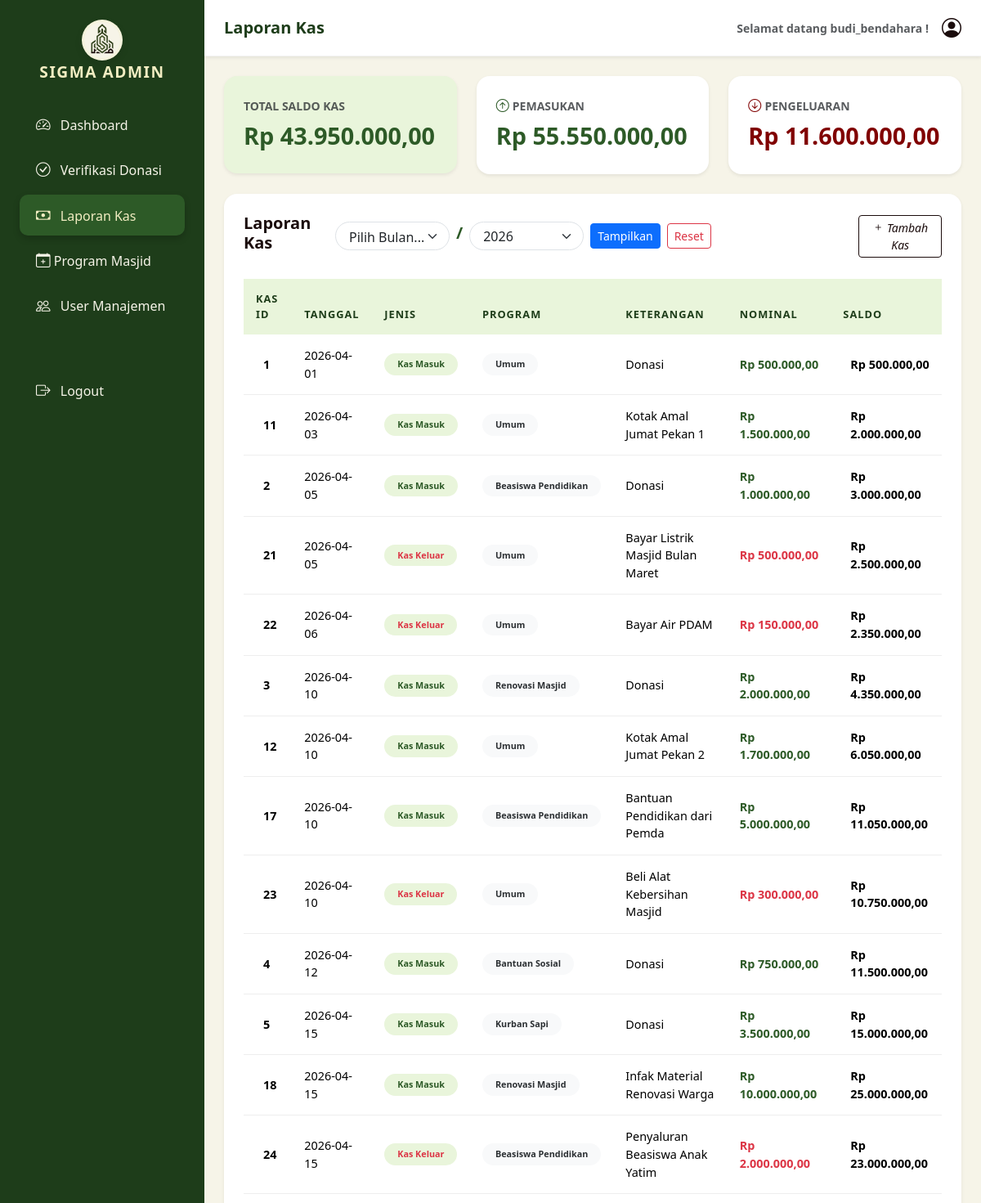
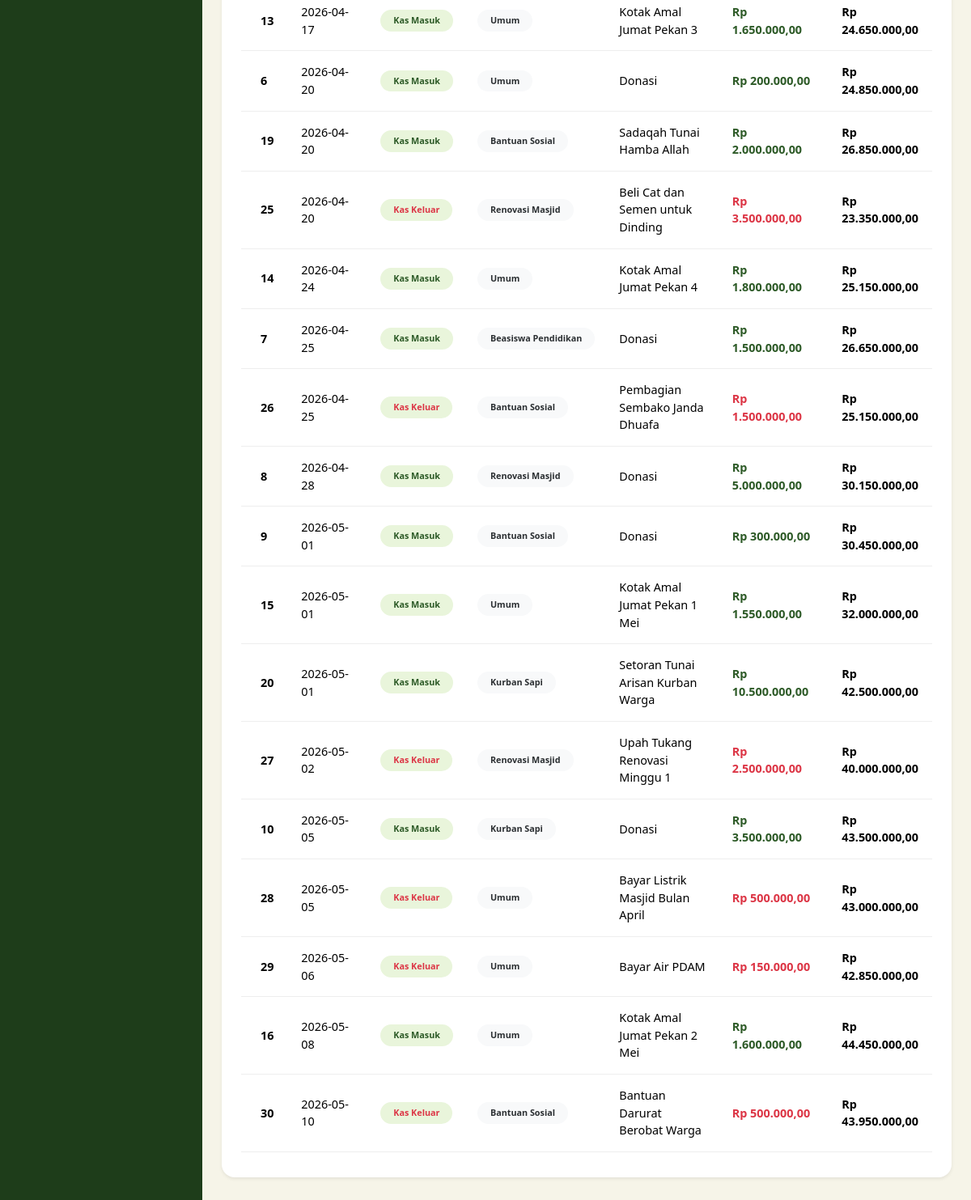
Screenshot of /kas.php (signed in) with the database file from the repository (2 pictures, top to bottom).
### tables this page shows
CREATE TABLE `user` (
  `userID` int(11) NOT NULL,
  `username` varchar(100) NOT NULL,
  `password` varchar(100) NOT NULL,
  `email` varchar(225) NOT NULL,
  `role` enum('administrator','bendahara') NOT NULL,
  `status` enum('nonaktif','aktif') NOT NULL DEFAULT 'nonaktif'
);

CREATE TABLE `kas` (
  `kasID` int(11) NOT NULL,
  `programID` int(11) NOT NULL,
  `donasiID` int(11) DEFAULT NULL,
  `tanggal` date NOT NULL,
  `jenis` enum('Kas Masuk','Kas Keluar') NOT NULL,
  `nominal` bigint(20) NOT NULL,
  `keterangan` varchar(100) DEFAULT NULL
);

CREATE TABLE `program` (
  `programID` int(11) NOT NULL,
  `nama` varchar(100) NOT NULL,
  `gambar` varchar(225) DEFAULT NULL,
  `target` bigint(20) NOT NULL,
  `status` enum('aktif','nonaktif') NOT NULL DEFAULT 'nonaktif'
);

### kas.php (the view, shortened to what the rows shown need)
<?php
include "koneksi.php";
$queryUser = mysqli_query($connect, "SELECT username from user where userID = '{$_SESSION['userID']}'");
$user = mysqli_fetch_assoc($queryUser);
$username = $user['username'];
$total = mysqli_query($connect, "SELECT
        sum(case when jenis = 'Kas Masuk' then nominal else 0 end) AS totalMasuk,
        sum(case when jenis = 'Kas Keluar' then nominal else 0 end) AS totalKeluar
        FROM kas");
$queryProgram = mysqli_query($connect, "SELECT * from program where status = 'aktif'");
$data_total = mysqli_fetch_assoc($total);
$pemasukan = $data_total['totalMasuk'] ?? 0;
$pengeluaran = $data_total['totalKeluar'] ?? 0;
$saldo = $pemasukan - $pengeluaran;
if (isset($_GET['bulan']) && isset($_GET['tahun'])) {
    $bulan = $_GET['bulan'] ?? date('m');
    $tahun = $_GET['tahun'] ?? date('Y');
    $query = mysqli_query($connect, "SELECT * FROM (
            SELECT
                kasID, tanggal, jenis, programID, nominal, keterangan,
                sum(case
                    when jenis = 'Kas Masuk' then nominal
                    when jenis = 'Kas Keluar' then -nominal
                    else 0
                end) OVER (order by tanggal asc, kasID asc) AS saldo
              FROM kas) AS t
          where MONTH(tanggal) = '$bulan'
          and YEAR(tanggal) = '$tahun'
          order by tanggal asc");
} else {
    $query = mysqli_query($connect, "SELECT *, sum(case
                    when jenis = 'Kas Masuk' then nominal
                    when jenis = 'Kas Keluar' then -nominal
                    else 0
                end) over (order by tanggal asc, kasID asc) AS saldo
            from kas");
}
?>
<!DOCTYPE html>
<html lang="en">
<head>
    <link href="https://cdn.jsdelivr.net/npm/bootstrap@5.3.8/dist/css/bootstrap.min.css" rel="stylesheet"
>
    <link rel="stylesheet" href="https://cdn.jsdelivr.net/npm/bootstrap-icons@1.11.3/font/bootstrap-icons.min.css">
    <link rel="stylesheet" href="style.css">
</head>
<body>
    <div class="dash-body d-flex" id="wrapper">
        <div id="page-content-wrapper" class="w-100" style="background-color: var(--putih);">
            <nav class="navbar navbar-expand-lg navbar-light bg-white py-3 px-4 shadow-sm">
                <div class="ms-auto d-flex align-items-center">
                    <span class="me-3 small text-muted">Selamat datang <?= $username ?> !</span>
                    <i class="bi bi-person-circle fs-4"></i>
                </div>
            </nav>
            <?php if (isset($_GET['aksi']) && $_GET['aksi'] == 'editKas'):
                $id = $_GET['id'];
                $query = mysqli_query($connect, "SELECT * from kas where kasID = '$id' ");
                $data = mysqli_fetch_array($query); ?>
                <div class="container p-4">
                    <div class="row justify-content-center">
                        <div class="col-md-8">
                            <div class="bg-white p-5 rounded-4 shadow-sm border">
                                <div class="mb-4 text-center">
                                    <h4 class="fw-bold text-dark">Edit Kas</h4>
                                </div>
                                <hr class="mb-4 opacity-10">
                                <form action="kas.php?aksi=simpanEdit&id=<?= $data['kasID'] ?>" method="POST">
                                    <div class="mb-3 row align-items-center">
                                        <label for="kasID" class="col-sm-3 col-form-label fw-semibold">Kas ID</label>
                                        <div class="col-sm-9 text-end">
                                            <input type="text" readonly class="form-control-plaintext text-muted fw-bold"
                                                id="kasID" value="<?= $data['kasID'] ?>" style="text-align: right;">
                                        </div>
                                    </div>
                                    <div class="mb-3 row align-items-center">
                                        <label for="inputTanggal"
                                            class="col-sm-3 col-form-label fw-semibold">Tanggal</label>
                                        <div class="col-sm-9">
                                            <input type="date" class="form-control rounded-pill px-3" name="tanggal"
                                                id="inputTanggal" value="<?= $data['tanggal'] ?>">
                                        </div>
                                    </div>
                                    <div class="mb-4 row align-items-center">
                                        <label for="validationJenis"
                                            class="col-sm-3 col-form-label fw-semibold">Jenis</label>
                                        <div class="col-sm-9">
                                            <select class="form-select rounded-pill px-3" name="jenis" id="validationJenis"
                                                required>
                                                <option disabled selected>Jenis Kas...</option>
                                                <option value="Kas Masuk" <?= ($data['jenis'] == 'Kas Masuk') ? 'selected' : ''; ?>>Kas Masuk</option>
                                                <option value="Kas Keluar" <?= ($data['jenis'] == 'Kas Keluar') ? 'selected' : ''; ?>>Kas Keluar</option>
                                            </select>
                                        </div>
                                    </div>
                                    <div class="mb-4 row align-items-center">
                                        <label for="validationProgram"
                                            class="col-sm-3 col-form-label fw-semibold">Program</label>
                                        <div class="col-sm-9">
                                            <select class="form-select rounded-pill px-3" name="program"
                                                id="validationProgram" required>
                                                <option value="" disabled selected>Pilih Program...</option>
                                                <?php while ($program = mysqli_fetch_assoc($queryProgram)): ?>
                                                    <option value="<?= $program['programID'] ?>"
                                                        <?= ($program['programID'] == $data['programID']) ? 'selected' : ''; ?>>
                                                        <?= $program['nama'] ?>
                                                    </option>
                                                <?php endwhile; ?>
                                            </select>
                                        </div>
                                    </div>
                                    <div class="mb-3 row align-items-center">
                                        <label for="inputKet" class="col-sm-3 col-form-label fw-semibold">Keterangan</label>
                                        <div class="col-sm-9">
                                            <input type="text" class="form-control rounded-pill px-3" name="keterangan"
                                                id="inputKet" value="<?= $data['keterangan'] ?>">
                                        </div>
                                    </div>
                                    <div class="mb-3 row align-items-center">
                                        <label for="inputNominal"
                                            class="col-sm-3 col-form-label fw-semibold">Nominal</label>
                                        <div class="col-sm-9">
                                            <div class="input-group">
                                                <input type="number" class="form-control rounded-pill px-3" name="nominal"
                                                    id="inputNominal" value="<?= $data['nominal'] ?>">
                                            </div>
                                        </div>
                                    </div>
                                    <div class="d-flex justify-content-end gap-2 mt-4">
                                        <a href="kas.php"><button type="button"
                                                class="btn btn-light rounded-pill px-4">Batal</button></a>
                                        <button type="submit" class="btn btn-success rounded-pill px-4 shadow-sm">Simpan
                                            Perubahan</button>
                                    </div>
                                </form>
                            </div>
                        </div>
                    </div>
                </div>
            <?php else: ?>
                <div class="container-fluid p-4">
                    <div class="row g-4 mb-4">
                        <div class="col-md-4">
                            <div class="stat-card p-4 shadow-sm rounded-4" style="background-color: var(--sage);">
                                <h2 class="fw-bold mt-2" style="color: var(--hijau-muda);">
                                    <?= "Rp " . number_format($saldo, 2, ',', '.'); ?>
                                </h2>
                            </div>
                        </div>
                        <div class="col-md-4">
                            <div class="stat-card p-4 shadow-sm rounded-4 bg-white border-5">
                                <h2 class="fw-bold mt-2" style="color: var(--hijau-muda);">
                                    <?= "Rp " . number_format($pemasukan, 2, ',', '.'); ?>
                                </h2>
                            </div>
                        </div>
                        <div class="col-md-4">
                            <div class="stat-card p-4 shadow-sm rounded-4 bg-white border-5">
                                <h2 class="fw-bold mt-2" style="color: maroon;">
                                    <?= "Rp " . number_format($pengeluaran, 2, ',', '.'); ?>
                                </h2>
                            </div>
                        </div>
                    </div>
                    <div class="bg-white p-4 rounded-4 shadow-sm">
                        <div class="table-responsive" style="max-height: 80vh; overflow-y: auto; scroll-behavior: smooth;">
                            <table class="table align-middle custom-admin-table">
                                <thead>
                                    <tr>
                                        <th>Kas ID</th>
                                        <th>Tanggal</th>
                                        <th>Jenis</th>
                                        <th>Program</th>
                                        <th>Keterangan</th>
                                        <th>Nominal</th>
                                        <th>Saldo</th>
                                    </tr>
                                </thead>
                                <tbody>
                                    <?php while ($data = mysqli_fetch_assoc($query)):
                                        $queryProgram = mysqli_query($connect, "SELECT * from program WHERE programID = '{$data['programID']}'");
                                        $program = mysqli_fetch_assoc($queryProgram); ?>
                                        <tr>
                                            <td class="ps-4 fw-bold"><?= $data['kasID'] ?></td>
                                            <td><?= $data['tanggal'] ?></td>
                                            <td>
                                                <span class="badge <?= ($data['jenis'] == 'Kas Masuk') ? 'bg-sage text-success' : 'bg-sage text-danger'; ?> rounded-pill px-3 " ><?= $data['jenis'] ?></span>
                                            </td>
                                            <td><span
                                                    class="badge bg-light text-secondary-emphasis rounded-pill px-3"><?= $program['nama'] ?></span>
                                            </td>
                                            <td><?= $data['keterangan'] ?></td>
                                            <td
                                                class="fw-bold <?= ($data['jenis'] == 'Kas Masuk') ? 'text-success' : 'text-danger'; ?>">
                                                <?= "Rp " . number_format($data['nominal'], 2, ',', '.'); ?>
                                            </td>
                                            <td class="ps-4 fw-bold"><?= "Rp " . number_format($data['saldo'], 2, ',', '.'); ?>
                                            </td>
                                        </tr>
                                    <?php endwhile; ?>
                                </tbody>
                            </table>
                        </div>
                    </div>
                </div>
            <?php endif; ?>
        </div>
    </div>
</body>
</html>

### rows the page displays
user: username "budi_bendahara"
kas: kasID "1", tanggal "2026-04-01", jenis "Kas Masuk", programID.nama "Umum", keterangan "Donasi", nominal "500.000,00", saldo "500.000,00"
kas: kasID "11", tanggal "2026-04-03", jenis "Kas Masuk", programID.nama "Umum", keterangan "Kotak Amal Jumat Pekan 1", nominal "1.500.000,00", saldo "2.000.000,00"
kas: kasID "2", tanggal "2026-04-05", jenis "Kas Masuk", programID.nama "Beasiswa Pendidikan", keterangan "Donasi", nominal "1.000.000,00", saldo "3.000.000,00"
kas: kasID "21", tanggal "2026-04-05", jenis "Kas Keluar", programID.nama "Umum", keterangan "Bayar Listrik Masjid Bulan Maret", nominal "500.000,00", saldo "2.500.000,00"
kas: kasID "22", tanggal "2026-04-06", jenis "Kas Keluar", programID.nama "Umum", keterangan "Bayar Air PDAM", nominal "150.000,00", saldo "2.350.000,00"
kas: kasID "3", tanggal "2026-04-10", jenis "Kas Masuk", programID.nama "Renovasi Masjid", keterangan "Donasi", nominal "2.000.000,00", saldo "4.350.000,00"
kas: kasID "12", tanggal "2026-04-10", jenis "Kas Masuk", programID.nama "Umum", keterangan "Kotak Amal Jumat Pekan 2", nominal "1.700.000,00", saldo "6.050.000,00"
kas: kasID "17", tanggal "2026-04-10", jenis "Kas Masuk", programID.nama "Beasiswa Pendidikan", keterangan "Bantuan Pendidikan dari Pemda", nominal "5.000.000,00", saldo "11.050.000,00"
kas: kasID "23", tanggal "2026-04-10", jenis "Kas Keluar", programID.nama "Umum", keterangan "Beli Alat Kebersihan Masjid", nominal "300.000,00", saldo "10.750.000,00"
kas: kasID "4", tanggal "2026-04-12", jenis "Kas Masuk", programID.nama "Bantuan Sosial", keterangan "Donasi", nominal "750.000,00", saldo "11.500.000,00"
kas: kasID "5", tanggal "2026-04-15", jenis "Kas Masuk", programID.nama "Kurban Sapi", keterangan "Donasi", nominal "3.500.000,00", saldo "15.000.000,00"
kas: kasID "18", tanggal "2026-04-15", jenis "Kas Masuk", programID.nama "Renovasi Masjid", keterangan "Infak Material Renovasi Warga", nominal "10.000.000,00", saldo "25.000.000,00"
kas: kasID "24", tanggal "2026-04-15", jenis "Kas Keluar", programID.nama "Beasiswa Pendidikan", keterangan "Penyaluran Beasiswa Anak Yatim", nominal "2.000.000,00", saldo "23.000.000,00"
kas: kasID "13", tanggal "2026-04-17", jenis "Kas Masuk", programID.nama "Umum", keterangan "Kotak Amal Jumat Pekan 3", nominal "1.650.000,00", saldo "24.650.000,00"
kas: kasID "6", tanggal "2026-04-20", jenis "Kas Masuk", programID.nama "Umum", keterangan "Donasi", nominal "200.000,00", saldo "24.850.000,00"
kas: kasID "19", tanggal "2026-04-20", jenis "Kas Masuk", programID.nama "Bantuan Sosial", keterangan "Sadaqah Tunai Hamba Allah", nominal "2.000.000,00", saldo "26.850.000,00"
kas: kasID "25", tanggal "2026-04-20", jenis "Kas Keluar", programID.nama "Renovasi Masjid", keterangan "Beli Cat dan Semen untuk Dinding", nominal "3.500.000,00", saldo "23.350.000,00"
kas: kasID "14", tanggal "2026-04-24", jenis "Kas Masuk", programID.nama "Umum", keterangan "Kotak Amal Jumat Pekan 4", nominal "1.800.000,00", saldo "25.150.000,00"
kas: kasID "7", tanggal "2026-04-25", jenis "Kas Masuk", programID.nama "Beasiswa Pendidikan", keterangan "Donasi", nominal "1.500.000,00", saldo "26.650.000,00"
kas: kasID "26", tanggal "2026-04-25", jenis "Kas Keluar", programID.nama "Bantuan Sosial", keterangan "Pembagian Sembako Janda Dhuafa", nominal "1.500.000,00", saldo "25.150.000,00"
kas: kasID "8", tanggal "2026-04-28", jenis "Kas Masuk", programID.nama "Renovasi Masjid", keterangan "Donasi", nominal "5.000.000,00", saldo "30.150.000,00"
kas: kasID "9", tanggal "2026-05-01", jenis "Kas Masuk", programID.nama "Bantuan Sosial", keterangan "Donasi", nominal "300.000,00", saldo "30.450.000,00"
kas: kasID "15", tanggal "2026-05-01", jenis "Kas Masuk", programID.nama "Umum", keterangan "Kotak Amal Jumat Pekan 1 Mei", nominal "1.550.000,00", saldo "32.000.000,00"
kas: kasID "20", tanggal "2026-05-01", jenis "Kas Masuk", programID.nama "Kurban Sapi", keterangan "Setoran Tunai Arisan Kurban Warga", nominal "10.500.000,00", saldo "42.500.000,00"
kas: kasID "27", tanggal "2026-05-02", jenis "Kas Keluar", programID.nama "Renovasi Masjid", keterangan "Upah Tukang Renovasi Minggu 1", nominal "2.500.000,00", saldo "40.000.000,00"
kas: kasID "10", tanggal "2026-05-05", jenis "Kas Masuk", programID.nama "Kurban Sapi", keterangan "Donasi", nominal "3.500.000,00", saldo "43.500.000,00"
kas: kasID "28", tanggal "2026-05-05", jenis "Kas Keluar", programID.nama "Umum", keterangan "Bayar Listrik Masjid Bulan April", nominal "500.000,00", saldo "43.000.000,00"
kas: kasID "29", tanggal "2026-05-06", jenis "Kas Keluar", programID.nama "Umum", keterangan "Bayar Air PDAM", nominal "150.000,00", saldo "42.850.000,00"
kas: kasID "16", tanggal "2026-05-08", jenis "Kas Masuk", programID.nama "Umum", keterangan "Kotak Amal Jumat Pekan 2 Mei", nominal "1.600.000,00", saldo "44.450.000,00"
kas: kasID "30", tanggal "2026-05-10", jenis "Kas Keluar", programID.nama "Bantuan Sosial", keterangan "Bantuan Darurat Berobat Warga", nominal "500.000,00", saldo "43.950.000,00"

### other values shown
$saldo "43.950.000,00"
$pemasukan "55.550.000,00"
$pengeluaran "11.600.000,00"
